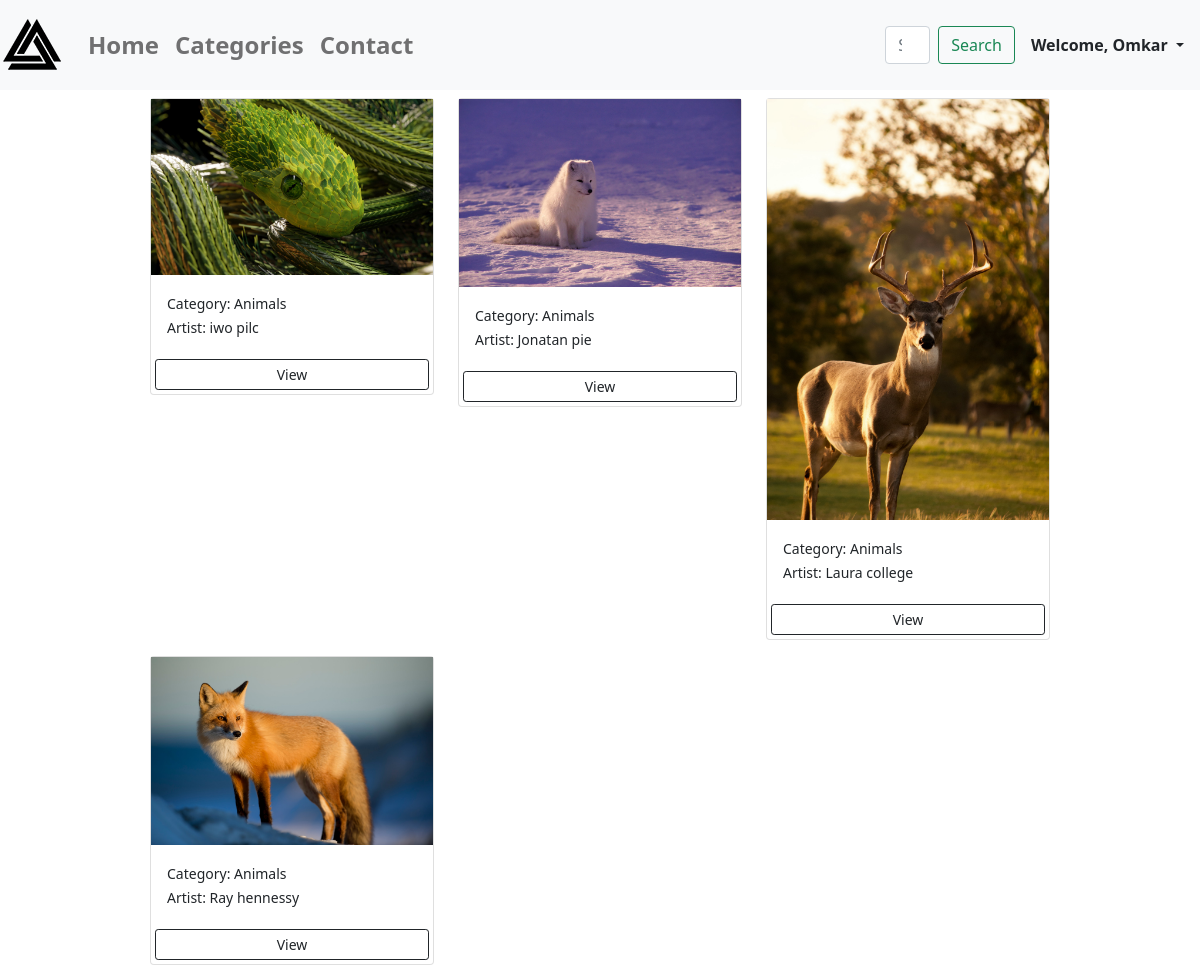
Before: /home?category=Animals (signed in) with the older database file.
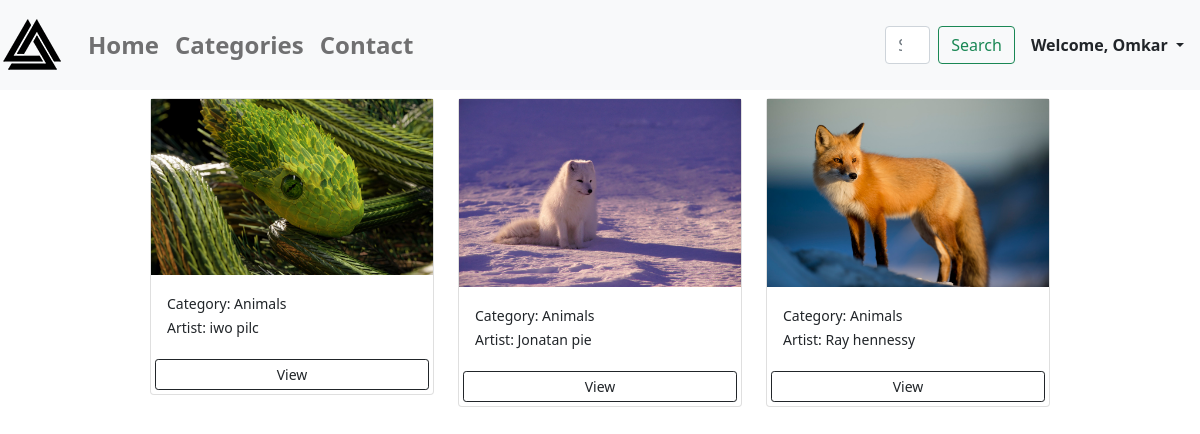
After: the same page with the newer database file.
### wallpapers/models.py (models this page shows, shortened)
class Wallpapers(models.Model):
    category = models.ForeignKey(
        Category, on_delete=models.SET_NULL, null=True, blank=True)
    title = models.CharField(max_length=100)
    image = models.ImageField(upload_to="wallpapers", null=True)
    date = models.DateField(auto_now=True)
    slug = models.SlugField(unique=True, db_index=True)
    author = models.CharField(max_length=40)
    tags = models.ManyToManyField(Tag)
    favourites = models.ManyToManyField(
        User, related_name="favourite", default=None, blank=True)
    likes = models.ManyToManyField(User, default=None)
    class Meta:
        verbose_name_plural = "Wallpapers"

class Category(models.Model):
    name = models.CharField(max_length=30, null=False)
    class Meta:
        verbose_name_plural = "Category"

### wallpapers/views.py (the view)
# urls.py: path("home", views.WallCategory.as_view(), name="wallCategories"),
@method_decorator(login_required, name="dispatch")
class WallCategory(View):
    def get(self, request):
        wallpapers = Wallpapers.objects.all()
        category = request.GET.get('category')
        wallpapers = Wallpapers.objects.filter(
            category__name=category).order_by("-date")
        context = {
            "wallpapers": wallpapers,
            "category": category,
        }
        return render(request, "wallpapers/wallCategories.html", context)

### wallpapers/templates/wallpapers/wallCategories.html (shortened to what this page needs)
{% extends 'base.html' %}
{% block content %}
  <div class="col-md-9 " style="margin:0 auto;">
    <div class="row">
      {% for wall in wallpapers %}
        <div class="col-md-4">
          <div class="card my-2">
            <img class="image-thumbnail" src="{{wall.image.url}}" alt="{{wall.title}}">
              <div class="card-body">
                <small>Category: {{wall.category.name}}</small>
                  <div>
                    <small>Artist: {{wall.author}}</small>
                  </div>
              </div>
              <a href="{% url "detail" wall.slug %}" class="btn btn-outline-dark btn-sm m-1">View</a>
          </div>
        </div>
        {% empty %}
        <h3>No Wallpapers Sorry😥</h3>
      {% endfor %}
    </div>
  </div>
{% endblock content %}

### templates/base.html (shortened to what this page needs)
{% load static %}
<!DOCTYPE html>
<html lang="en">
    <head>
        <link href="https://cdn.jsdelivr.net/npm/bootstrap@5.1.1/dist/css/bootstrap.min.css" rel="stylesheet">
        <link rel="stylesheet" href="{% static 'wallpapers/comment.css' %}">
        <link rel="stylesheet" href="{% static 'wallpapers/homepage.css' %}">
        <link rel="stylesheet" href="{% static 'wallpapers/wallpaper.css' %}">
        <link rel="stylesheet" href="{% static 'wallpapers/login.css' %}">
        <link rel="stylesheet" href="{% static 'wallpapers/Register.css' %}">
    </head>
    <body>
        {% include "wallpapers/includes/header.html" %}
        {% block content %}
        {% endblock content %}
    </body>
</html>

### wallpapers/templates/wallpapers/includes/header.html (shortened to what this page needs)
{% load static %}
<nav class="navbar navbar-expand-lg navbar-light bg-light">
    <a class="navbar-brand fw-bold"><img src="{% static 'logo.png' %}" width="64px" height="64px"></a>
  <div class="collapse navbar-collapse" id="navbarSupportedContent">
    <ul class="navbar-nav mr-auto">
    {% if request.user.is_authenticated %}
      <li class="nav-item active">
        <a class="nav-link fw-bold" style="font-size:24px" href="{% url 'home' %}">Home</a>
      </li>
      <li class="nav-item">
        <a class="nav-link fw-bold" style="font-size:24px" href="{% url 'start_page' %}">Categories </a>
      </li>
      <li class="nav-item">
        <a class="nav-link fw-bold" style="font-size:24px" href="mailto:omkartikare55@gmail.com">Contact </a>
      </li>
    {% endif %}
    </ul>
    {% if request.user.is_authenticated %}
    <form class="form-inline my-2 my-lg-0" style="margin-left:29rem; display:flex;" method='get' action='/search'>
      <input class="form-control mr-sm-2" name="search" id="search" type="search" placeholder="Search" aria-label="Search">
      <button class="btn btn-outline-success my-2 my-sm-0" style="margin-left:8px" type="submit">Search</button>
    </form>
      <ul class="navbar-nav me-auto mb-2 mb-lg-0">
          {% if request.user.is_authenticated %}
           <li class="nav-item dropdown mx-2">
              <a class="nav-link dropdown-toggle text-dark   fw-bold" href="#" id="profileDropdown" role="button" data-bs-toggle="dropdown" aria-expanded="false">
                Welcome, {{request.user.username | capfirst}}
              </a>
            </li>
            {% endif %}
          </ul>
    {% endif %}
  </div>
</nav>

Changed rows visible on the page:
removed Wallpapers: image (picture), category.name "Animals", author "Laura college"
